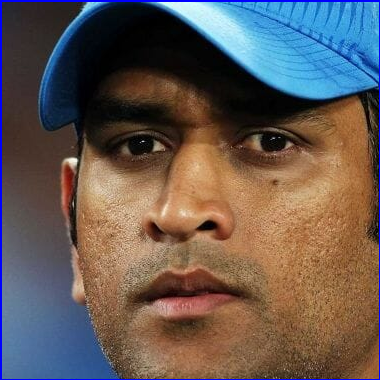
#> input picture mymodel/dataset/cropped_images/ms_dhoni/ms_dhoni105.png, 380 x 380 px, given in place of ms_dhoni (58).jpg, which was not available
$ jupyter execute --allow-errors cricket_players_image_classification_model.ipynb   (shell and % lines are left out)   (text cells are left out)
#> lines starting #> are read from the running program, lines starting #| are printed output that depends on the picture; pictures that were not available may be replaced by others from this repository, and a replacement may not be noted
[cell 1]
import numpy as np
import cv2
import matplotlib
import matplotlib.pyplot as plt

[cell 2]
img = cv2.imread("./dataset/ms_dhoni/ms_dhoni (58).jpg")
#> img is the input picture: shape (380, 380, 3); mean B, G, R 83.9, 88.8, 100.9
img.shape
#> Out = (380, 380, 3)

[cell 3]
plt.matshow(img)

[cell 4]
gray = cv2.cvtColor(img, cv2.COLOR_BGR2GRAY)
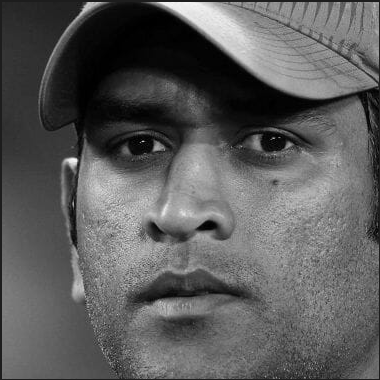
#> gray: shape (380, 380); min 0, max 250, mean 91.8
gray.shape                                         #multicolor to gray
#> Out = (380, 380)

[cell 5]
gray

[cell 6]
plt.matshow(gray, cmap="gray")

[cell 7]
# Dectecting face and cropping the image using opencv haarcascades inbuilt modules

[cell 8]
face_cascade = cv2.CascadeClassifier("./opencv/haarcascades/haarcascade_frontalface_default.xml")

faces = face_cascade.detectMultiScale(gray)
#> faces = [[21, 31, 338, 338]]
faces
#> Out = [[21, 31, 338, 338]]

[cell 9]
(x,y,w,h) = faces[0]            #x-axis, y-axis, width, length of image
#> x = 21; y = 31; w = 338; h = 338
x,y,w,h
#> Out = (21, 31, 338, 338)

[cell 10]
color = (255, 0, 0)
thickness = 2
for (x,y,w,h) in faces:
    face_img = cv2.rectangle(img,(x,y),(x+w,y+h),color,thickness)
    roi_color = face_img[y:y+h, x:x+w]
#> this loop made 1 pass
#> pass 1, `face_img = cv2.rectangle(img,(x,y),(x+w,y+h),color,thickness)`:
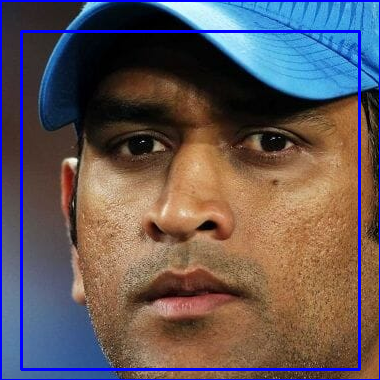
#> face_img: shape (380, 380, 3); mean B, G, R 88.4, 86.2, 98.4
#> pass 1, `roi_color = face_img[y:y+h, x:x+w]`:
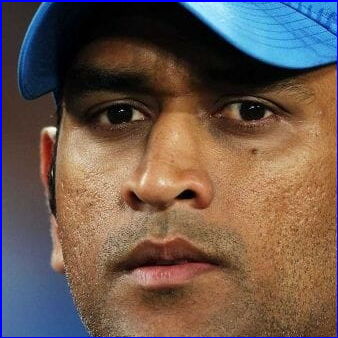
#> roi_color: shape (338, 338, 3); mean B, G, R 78.1, 87.8, 106.7

plt.imshow(roi_color, cmap='gray')          #cropped image

[cell 11]
def get_cropped_image(image_path):               # function to create crop images by looping over every image
#> called with image_path = './dataset/cropped_images/ms_dhoni'
    img = cv2.imread(image_path)
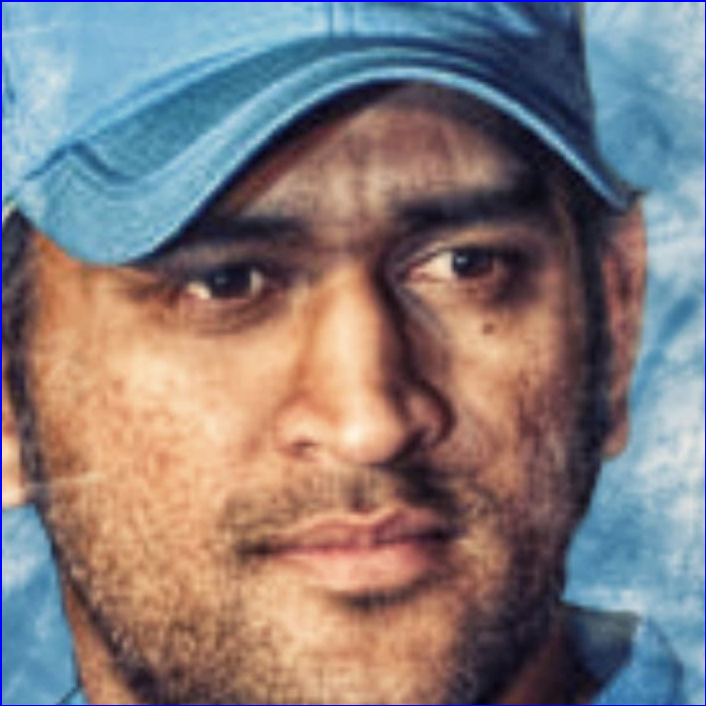
#> input picture mymodel/dataset/cropped_images/ms_dhoni/ms_dhoni110.png, 706 x 706 px, given in place of ms_dhoni, which was not available
#> img is the input picture: shape (706, 706, 3); mean B, G, R 124.3, 123.4, 132.6
    gray = cv2.cvtColor(img, cv2.COLOR_BGR2GRAY)
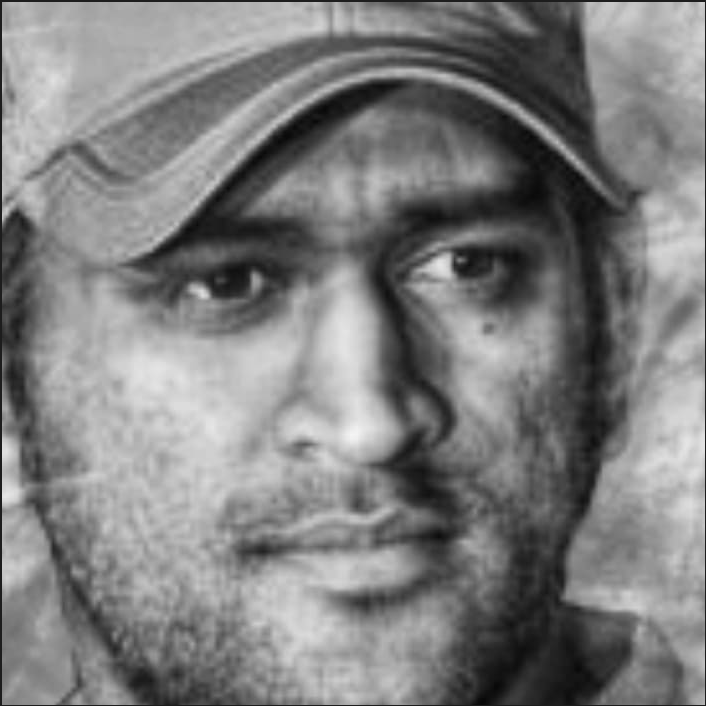
#> gray: shape (706, 706); min 7, max 245, mean 126.2
    faces = face_cascade.detectMultiScale(gray, 1.3, 5)
#> faces = ()
    for (x,y,w,h) in faces:
        face_img = cv2.rectangle(img,(x,y),(x+w,y+h),(255,0,0),2)
        roi_color = face_img[y:y+h, x:x+w]                #roi - region of interest
        return roi_color
#> this loop made 0 passes

[cell 12]
path_to_data = "./dataset/"                                   #path for original images
path_to_crop_data = "./dataset/cropped_images/"                      #path for cropped images

[cell 13]
import os                                                     #listing all directories/classes inside our dataset
img_dir = []
for entry in os.scandir(path_to_data):
    if entry.is_dir():
        img_dir.append(entry.path)

[cell 14]
img_dir

[cell 15]
import shutil
if os.path.exists(path_to_crop_data):                       #if cropped images folder already exists then delete that folder(in case of multiple running of program)
    shutil.rmtree(path_to_crop_data)
os.mkdir(path_to_crop_data)                                 #create a new folder for cropped images

[cell 16]
cropped_images_dirs = [] #list of all individual players folder to be created inside cropped images
cricket_player_file_names_dict = {}       #dict for all players files with individual file paths
for img_dir in img_dir:
    count = 1
    cricket_player_name = img_dir.split('/')[-1]          #getting the names of cricket player from img_dir path name
    print(cricket_player_name)

    cricket_player_file_names_dict[cricket_player_name] = []    #list of players respective file's paths

    for entry in os.scandir(img_dir):
        roi_color = get_cropped_image(entry.path)           #iterating over each folder & creating cropped images
        if roi_color is not None:
            cropped_folder = path_to_crop_data + cricket_player_name            #if there are cropped images then saving them inside cropped images folder with each individual dir with their names
            if not os.path.exists(cropped_folder):                              #if individual folders doesn't exist the create them
                os.makedirs(cropped_folder)
                cropped_images_dirs.append(cropped_folder)
                print(f"Generating cropped images in folder: {cropped_folder}")

            cropped_file_name = cricket_player_name + str(count) + ".png"          #naming the cropped file
            cropped_file_path = cropped_folder + "/" + cropped_file_name           #giving path anme to the cropped file

            cv2.imwrite(cropped_file_path, roi_color)  #saving the cropped file to the cropped images folder by writing to it
            cricket_player_file_names_dict[cricket_player_name].append(cropped_file_path)          #adding paths to the list of players individuls files
            count+=1

[cell 17]
# manual cleaning in case of more unnecessary files left in folder

[cell 18]
# after manual cleaning, sequencing all images in croped folder in continuous order again

[cell 19]
cricket_player_file_names_dict = {}
for img_dir in cropped_images_dirs:
    cricket_player_name = img_dir.split('/')[-1]
    file_list = []
    for entry in os.scandir(img_dir):
        file_list.append(entry.path)
    cricket_player_file_names_dict[cricket_player_name] = file_list

cricket_player_file_names_dict

[cell 20]
#wavlength transformation - that allows to extract important features from the face

[cell 21]
import numpy as np
import pywt
import cv2

[cell 22]
def w2d(img, mode="haar", level=1):
    imarray = img
    #data type conversion
    #covert to gray
    imarray = cv2.cvtColor(imarray,cv2.COLOR_RGB2GRAY)
    #convert to float
    imarray = np.float32(imarray)
    imarray /= 255;
    #coefficients
    coeffs = pywt.wavedec2(imarray, mode, level=1)

    #process coefficients
    coeffs_H = list(coeffs)
    coeffs_H[0] *= 0;

    #reconstruction
    imarray_H = pywt.waverec2(coeffs_H, mode);
    imarray_H *= 255;
    imarray_H =  np.uint8(imarray_H)

    return imarray_H

[cell 23]
# for one image
cropped_image = get_cropped_image("./dataset/ms_dhoni/ms_dhoni (58).jpg")
#> (the rest of this cell did not finish here and is left out)

#> (a cell that did not finish here is left out)

[cell 25]
#code for vertically stacking both the original image and wavelength image so that we can train our model with all possible features

[cell 26]
cricket_player_file_names_dict        #all players with their cropped images

[cell 27]
class_dict = {}                                    # assigning each player with a class number so that we can use them in our y (dependent varibale)
count = 0
for cricket_player_name in cricket_player_file_names_dict.keys():
    class_dict[cricket_player_name] = count
    count = count + 1
#> after the loop, class_dict = 0 items; count = 0
class_dict
